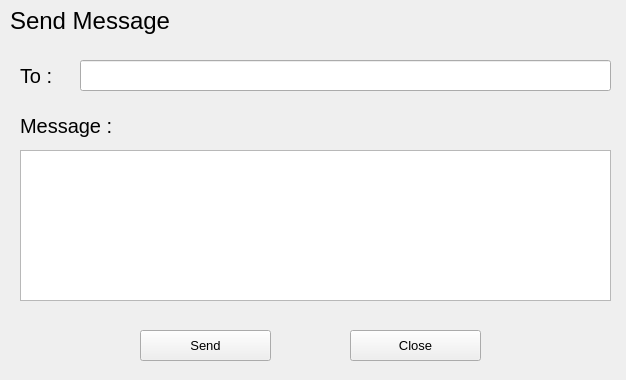
<?xml version="1.0" encoding="UTF-8"?>
<ui version="4.0">
 <class>Form</class>
 <widget class="QWidget" name="Form">
  <property name="geometry">
   <rect>
    <x>0</x>
    <y>0</y>
    <width>626</width>
    <height>380</height>
   </rect>
  </property>
  <property name="font">
   <font>
    <pointsize>12</pointsize>
   </font>
  </property>
  <property name="windowTitle">
   <string>Form</string>
  </property>
  <widget class="QLabel" name="label">
   <property name="geometry">
    <rect>
     <x>10</x>
     <y>0</y>
     <width>201</width>
     <height>41</height>
    </rect>
   </property>
   <property name="font">
    <font>
     <pointsize>18</pointsize>
    </font>
   </property>
   <property name="text">
    <string>Send Message</string>
   </property>
  </widget>
  <widget class="QLabel" name="label_2">
   <property name="geometry">
    <rect>
     <x>20</x>
     <y>60</y>
     <width>51</width>
     <height>31</height>
    </rect>
   </property>
   <property name="font">
    <font>
     <pointsize>15</pointsize>
    </font>
   </property>
   <property name="text">
    <string>To :</string>
   </property>
  </widget>
  <widget class="QLineEdit" name="toID">
   <property name="geometry">
    <rect>
     <x>80</x>
     <y>60</y>
     <width>531</width>
     <height>31</height>
    </rect>
   </property>
   <property name="font">
    <font>
     <pointsize>10</pointsize>
    </font>
   </property>
  </widget>
  <widget class="QLabel" name="label_3">
   <property name="geometry">
    <rect>
     <x>20</x>
     <y>110</y>
     <width>121</width>
     <height>31</height>
    </rect>
   </property>
   <property name="font">
    <font>
     <pointsize>15</pointsize>
    </font>
   </property>
   <property name="text">
    <string>Message :</string>
   </property>
  </widget>
  <widget class="QTextEdit" name="message">
   <property name="geometry">
    <rect>
     <x>20</x>
     <y>150</y>
     <width>591</width>
     <height>151</height>
    </rect>
   </property>
   <property name="font">
    <font>
     <pointsize>10</pointsize>
    </font>
   </property>
  </widget>
  <widget class="QPushButton" name="sendButton">
   <property name="geometry">
    <rect>
     <x>140</x>
     <y>330</y>
     <width>131</width>
     <height>31</height>
    </rect>
   </property>
   <property name="font">
    <font>
     <pointsize>10</pointsize>
    </font>
   </property>
   <property name="text">
    <string>Send</string>
   </property>
  </widget>
  <widget class="QPushButton" name="closeButton">
   <property name="geometry">
    <rect>
     <x>350</x>
     <y>330</y>
     <width>131</width>
     <height>31</height>
    </rect>
   </property>
   <property name="font">
    <font>
     <pointsize>10</pointsize>
    </font>
   </property>
   <property name="text">
    <string>Close</string>
   </property>
  </widget>
 </widget>
 <resources/>
 <connections/>
</ui>
